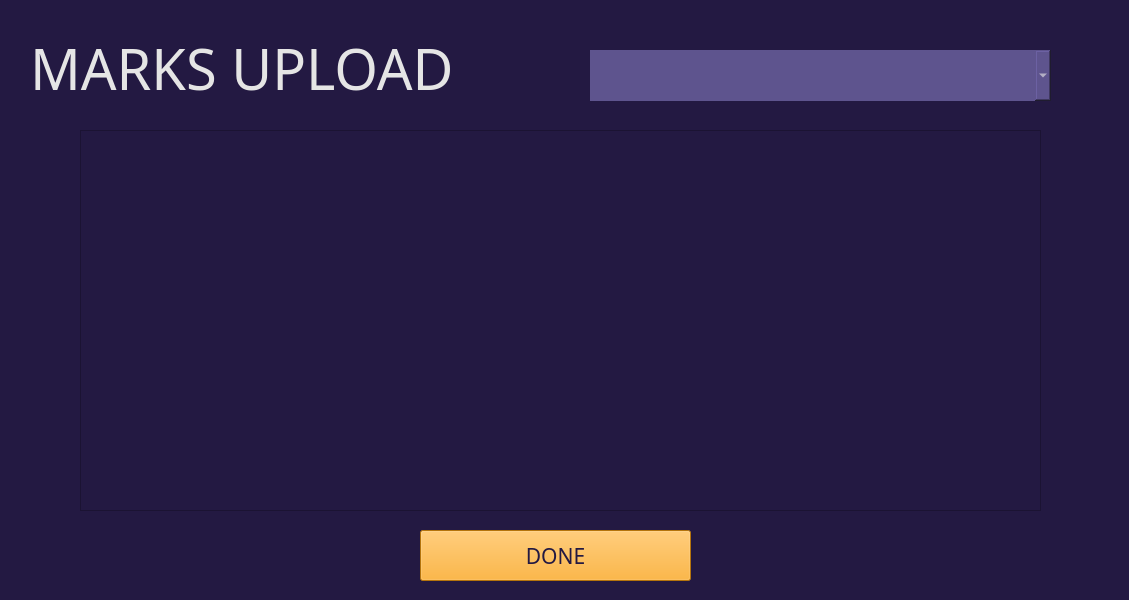
<?xml version="1.0" encoding="UTF-8"?>
<ui version="4.0">
 <class>Form</class>
 <widget class="QWidget" name="Form">
  <property name="geometry">
   <rect>
    <x>0</x>
    <y>0</y>
    <width>1129</width>
    <height>600</height>
   </rect>
  </property>
  <property name="windowTitle">
   <string>Form</string>
  </property>
  <property name="styleSheet">
   <string notr="true">background-color: rgb(35, 25, 66);</string>
  </property>
  <widget class="QLabel" name="label_2">
   <property name="geometry">
    <rect>
     <x>30</x>
     <y>30</y>
     <width>484</width>
     <height>77</height>
    </rect>
   </property>
   <property name="font">
    <font>
     <family>Montserrat ExtraBold</family>
     <pointsize>42</pointsize>
    </font>
   </property>
   <property name="styleSheet">
    <string notr="true">background:None;
color: rgb(229, 229, 229);
image:None;
</string>
   </property>
   <property name="text">
    <string>MARKS UPLOAD</string>
   </property>
   <property name="alignment">
    <set>Qt::AlignJustify|Qt::AlignVCenter</set>
   </property>
  </widget>
  <widget class="QScrollArea" name="scrollArea">
   <property name="geometry">
    <rect>
     <x>80</x>
     <y>130</y>
     <width>961</width>
     <height>381</height>
    </rect>
   </property>
   <property name="widgetResizable">
    <bool>true</bool>
   </property>
   <widget class="QWidget" name="scrollAreaWidgetContents">
    <property name="geometry">
     <rect>
      <x>0</x>
      <y>0</y>
      <width>959</width>
      <height>379</height>
     </rect>
    </property>
   </widget>
  </widget>
  <widget class="QComboBox" name="comboBox">
   <property name="geometry">
    <rect>
     <x>590</x>
     <y>50</y>
     <width>461</width>
     <height>51</height>
    </rect>
   </property>
   <property name="styleSheet">
    <string notr="true">background-color: rgb(94, 84, 142);
border: None;
padding:12px;
color: rgb(229, 229, 229);
font: 16pt &quot;Montserrat&quot;;</string>
   </property>
  </widget>
  <widget class="QPushButton" name="start">
   <property name="geometry">
    <rect>
     <x>420</x>
     <y>530</y>
     <width>271</width>
     <height>51</height>
    </rect>
   </property>
   <property name="font">
    <font>
     <family>Montserrat SemiBold</family>
     <pointsize>16</pointsize>
    </font>
   </property>
   <property name="styleSheet">
    <string notr="true"> background-color: rgb(252, 163, 17);
color: rgb(35, 25, 66);
image: None;</string>
   </property>
   <property name="text">
    <string>DONE</string>
   </property>
  </widget>
 </widget>
 <resources/>
 <connections/>
</ui>
